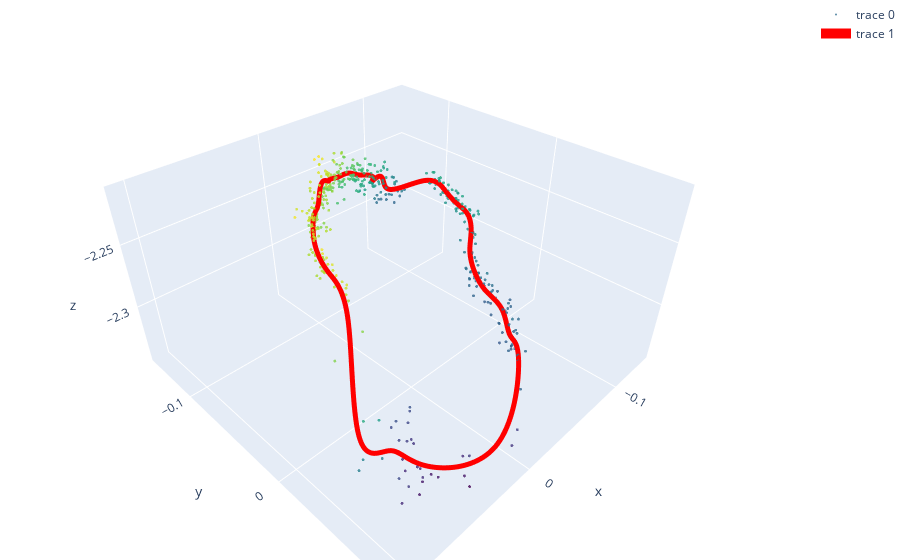

Notebook code for this chart:
### Markdown cell above
## 可視化

### Code cell
x,y,z = coord_3d[0:-1:100].T

x_recon,y_recon,z_recon = coord_3d_recon.T
x_recon = np.append(x_recon, x_recon[0])
y_recon = np.append(y_recon, y_recon[0])
z_recon = np.append(z_recon, z_recon[0])

fig = go.Figure(data=[go.Scatter3d(
    x=x,
    y=y,
    z=z,
    mode='markers',
    marker=dict(
        size=1,
        color=z,                
        colorscale='Viridis',   
        opacity=0.8
    )
),go.Scatter3d(
    x=x_recon, y=y_recon, z=z_recon,
    marker=dict(
        size=1,
        colorscale='Viridis',
    ),
    line=dict(
        color="red",
        width=10
    )
)])

fig.update_layout(
    margin=dict(l=0, r=0, b=0, t=0), 
    scene={"aspectmode":"data"}
)

### Figure 1 — Plotly figure (JSON) as saved in the notebook; plotly's stock layout.template omitted (floating-point values rounded to 4 significant figures; data arrays with more than 128 entries replaced by an {"elided": "..."} marker saying what was removed)
{"data": [{"marker": {"color": {"elided": "464 float values"}, "colorscale": [[0, "#440154"], [0.1111, "#482878"], [0.2222, "#3e4989"], [0.3333, "#31688e"], [0.4444, "#26828e"], [0.5556, "#1f9e89"], [0.6667, "#35b779"], [0.7778, "#6ece58"], [0.8889, "#b5de2b"], [1, "#fde725"]], "opacity": 0.8, "size": 1}, "mode": "markers", "type": "scatter3d", "x": {"elided": "464 float values"}, "y": {"elided": "464 float values"}, "z": {"elided": "464 float values"}}, {"line": {"color": "red", "width": 10}, "marker": {"colorscale": [[0, "#440154"], [0.1111, "#482878"], [0.2222, "#3e4989"], [0.3333, "#31688e"], [0.4444, "#26828e"], [0.5556, "#1f9e89"], [0.6667, "#35b779"], [0.7778, "#6ece58"], [0.8889, "#b5de2b"], [1, "#fde725"]], "size": 1}, "type": "scatter3d", "x": {"elided": "3601 float values"}, "y": {"elided": "3601 float values"}, "z": {"elided": "3601 float values"}}], "layout": {"autosize": true, "margin": {"b": 0, "l": 0, "r": 0, "t": 0}, "scene": {"aspectmode": "data", "aspectratio": {"x": 1.228, "y": 1.209, "z": 0.6735}}}}
